Frame 1 (no input): blank canvas, image omitted
Frame 60 (no input): blank canvas, image omitted
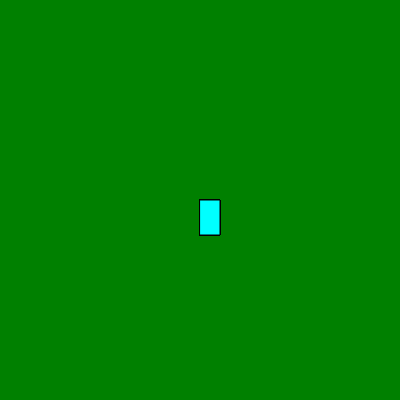
Frame 120 (the mouse pressed at the canvas centre since frame 60)

The p5.js sketch whose frames 1 and 60 were blank and that drew this single picture after the mouse press (run headless with seeded random() and noise() and a simulated clock; from frame 60 on, the mouse is pressed at the canvas centre):

// p5.js sketch
// ── sketch.js
function setup() {
  createCanvas(400, 400);
  background("green")
}

function draw() {
  stroke("black");
  fill("cyan");
  
  
  if (mouseIsPressed) {
    rect(mouseX, mouseY, 20, 35);
  }
}
